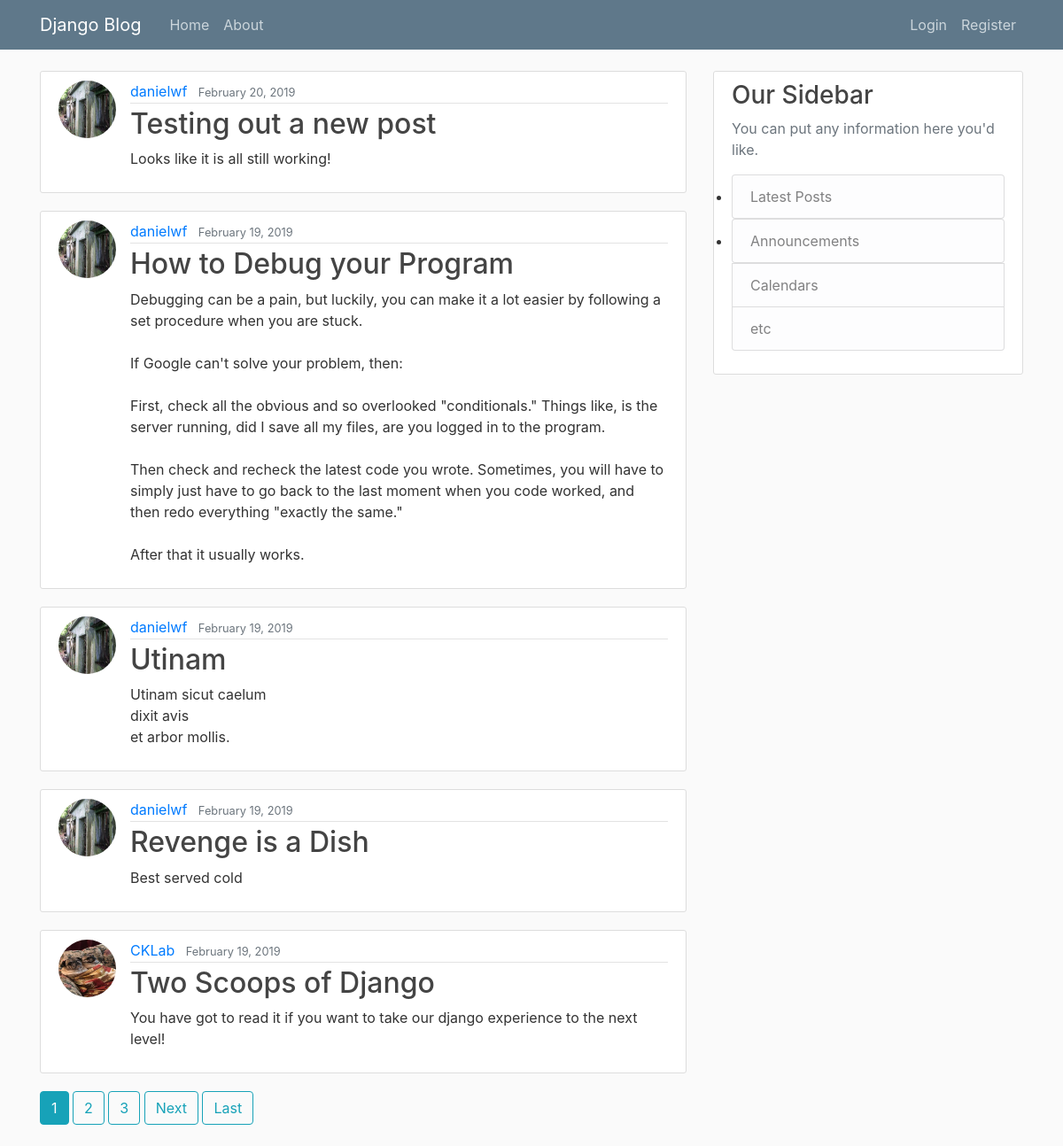
The page / on the database its author committed.
### blog/models.py (models this page shows, shortened)
class Post(models.Model):
    title = models.CharField(max_length=100)
    content = models.TextField()
    date_posted = models.DateTimeField(default=timezone.now)
    author = models.ForeignKey(User, on_delete=models.CASCADE)

### users/models.py (models this page shows, shortened)
class Profile(models.Model):
    user = models.OneToOneField(User, on_delete=models.CASCADE)
    image = models.ImageField(default='default.jpg', upload_to='profile_pics')

### blog/views.py (the view)
# urls.py: path('', PostListView.as_view(), name='blog-home'),
class PostListView(ListView):
    model = Post
    template_name = 'blog/home.html'
    context_object_name = 'posts'
    ordering = ['-date_posted']
    paginate_by = 5

### blog/Templates/blog/home.html (shortened to what this page needs)
{% extends 'blog/base.html' %}
{% block content %}
    {% for post in posts %}
        <article class="media content-section">
                <img class="rounded-circle article-img" src="{{ post.author.profile.image.url }}">
                <div class="media-body">
                <div class="article-metadata">
                    <a class="mr-2" href="{% url 'user-posts' post.author.username %}">{{ post.author }}</a>
                    <small class="text-muted">{{ post.date_posted|date:"F d, Y" }}</small>
                </div>
                <h2><a class="article-title" href="{% url 'post-detail' post.id %}">{{ post.title }}</a></h2>
                <p class="article-content">{{ post.content }}</p>
                </div>
            </article>
    {% endfor %}
    {% if is_paginated %}
        {% for num in page_obj.paginator.page_range %}
            {% if page_obj.number == num %}
                <a class="btn btn-info mb-4" href="?page={{ num }}">{{ num }}</a>
            {% elif num > page_obj.number|add:'-3' and num < page_obj.number|add:'3' %}
            <a class="btn btn-outline-info mb-4" href="?page={{ num }}">{{ num }}</a>
            {% endif %}
        {% endfor %}
        {% if page_obj.has_next %}
            <a class="btn btn-outline-info mb-4" href="?page={{ page_obj.next_page_number }}">Next</a>
            <a class="btn btn-outline-info mb-4" href="?page={{ page_obj.paginator.num_pages }}">Last</a>
        {% endif %}
    {% endif %}
{% endblock content %}

### blog/Templates/blog/base.html (shortened to what this page needs)
{% load static %}
<!DOCTYPE html>
<html>
<head>
    <link rel="stylesheet" href="https://maxcdn.bootstrapcdn.com/bootstrap/4.0.0/css/bootstrap.min.css">
    <link rel="stylesheet" type="text/css" href="{% static 'blog/main.css' %}">
</head>
<body>
        <header class="site-header">
                <nav class="navbar navbar-expand-md navbar-dark bg-steel fixed-top">
                  <div class="container">
                    <a class="navbar-brand mr-4" href="{% url 'blog-home' %}">Django Blog</a>
                    <div class="collapse navbar-collapse" id="navbarToggle">
                      <div class="navbar-nav mr-auto">
                        <a class="nav-item nav-link" href="{% url 'blog-home' %}">Home</a>
                        <a class="nav-item nav-link" href="{% url 'blog-about' %}">About</a>
                      </div>
                      <div class="navbar-nav">
                        {% if user.is_authenticated %}
                          <a class="nav-item nav-link" href="{% url 'post-create' %}">New Post</a>
                          <a class="nav-item nav-link" href="{% url 'profile' %}">Profile</a>
                          <a class="nav-item nav-link" href="{% url 'logout' %}">Logout</a>
                        {% else %}
                          <a class="nav-item nav-link" href="{% url 'login' %}">Login</a>
                          <a class="nav-item nav-link" href="{% url 'register' %}">Register</a>
                        {% endif %}
                      </div>
                    </div>
                  </div>
                </nav>
              </header>
              <main role="main" class="container">
                    <div class="row">
                      <div class="col-md-8">
                        {% block content %}{% endblock %}
                      </div>
                      <div class="col-md-4">
                        <div class="content-section">
                          <h3>Our Sidebar</h3>
                          <p class='text-muted'>You can put any information here you'd like.
                            <ul class="list-group">
                              <li> <a class="list-group-item list-group-item-light" href="{% url 'latest-post' %}">Latest Posts</a> </li>
                              <li> <a class="list-group-item list-group-item-light" href="{% url 'announcements-post' %}">Announcements</a> </li>
                              <li class="list-group-item list-group-item-light">Calendars</li>
                              <li class="list-group-item list-group-item-light">etc</li>
                            </ul>
                          </p>
                        </div>
                      </div>
                    </div>
                  </main>
</body>
</html>

### blog/static/blog/main.css (style rules this page uses)
body { background: #fafafa; color: #333333; margin-top: 5rem; }
h1, h2, h3, h4, h5, h6 { color: #444444; }
ul { margin: 0; }
.bg-steel { background-color: #5f788a; }
.site-header .navbar-nav .nav-link { color: #cbd5db; }
.content-section { background: #ffffff; padding: 10px 20px; border: 1px solid #dddddd; border-radius: 3px; margin-bottom: 20px; }
.article-title { color: #444444; }
.article-content { white-space: pre-line; }
.article-img { height: 65px; width: 65px; margin-right: 16px; }
.article-metadata { padding-bottom: 1px; margin-bottom: 4px; border-bottom: 1px solid #e3e3e3 }

### rows shown on the page
Post: author.profile.image (picture), author "danielwf", date_posted "February 20, 2019", title "Testing out a new post", content "Looks like it is all still working!"
Post: author.profile.image (picture), author "danielwf", date_posted "February 19, 2019", title "How to Debug your Program", content "Debugging can be a pain, but luckily, you can make it a lot easier by following a set procedure when you are stuck. If Google can't solve your problem, then: First, check all the obvious and so overlooked \"conditionals.\" Things like, is the server running, did I save all my files, are you logged in to the program. Then check and recheck the latest code you wrote. Sometimes, you will have to simply just have to go back to the last moment when you code worked, and then redo everything \"exactly the same.\" After that it usually works."
Post: author.profile.image (picture), author "danielwf", date_posted "February 19, 2019", title "Utinam", content "Utinam sicut caelum dixit avis et arbor mollis."
Post: author.profile.image (picture), author "danielwf", date_posted "February 19, 2019", title "Revenge is a Dish", content "Best served cold"
Post: author.profile.image (placeholder picture), author "CKLab", date_posted "February 19, 2019", title "Two Scoops of Django", content "You have got to read it if you want to take our django experience to the next level!"

### other values the page prints
{{ num }} "1"
{{ num }} "2" "3"
